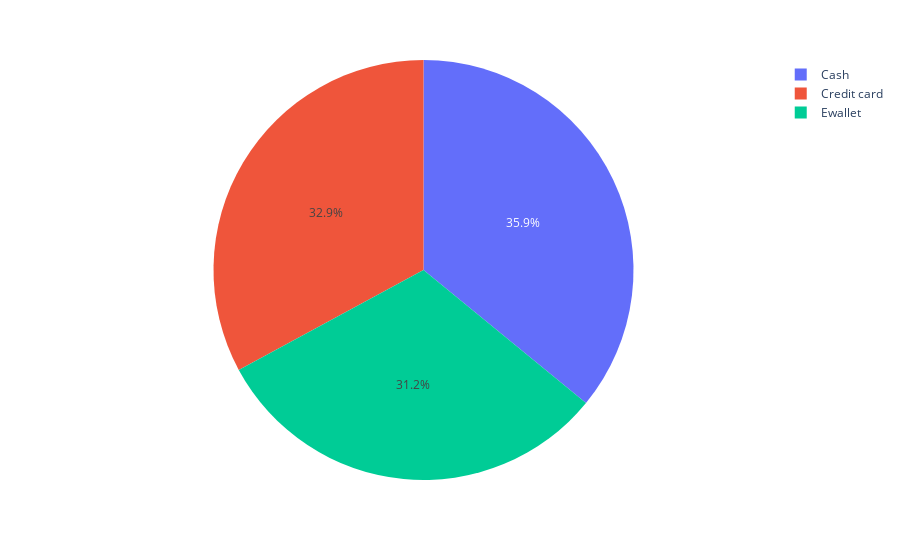

Notebook source saved alongside this figure:
### Code cell
# Desempenho das formas de pagamento
payment = data_filtered.groupby('Payment')['Total'].sum().reset_index()

fig_payment = px.pie(payment, names='Payment', values='Total')
fig_payment.show()

### Figure 1 — Plotly figure (JSON) as saved in the notebook; plotly's stock layout.template omitted (floating-point values rounded to 4 significant figures)
{"data": [{"domain": {"x": [0, 1], "y": [0, 1]}, "hovertemplate": "Payment=%{label}<br>Total=%{value}<extra></extra>", "labels": ["Cash", "Credit card", "Ewallet"], "legendgroup": "", "name": "", "showlegend": true, "type": "pie", "values": [41770.0, 38250.0, 36280.0]}], "layout": {"legend": {"tracegroupgap": 0}, "margin": {"t": 60}}}
